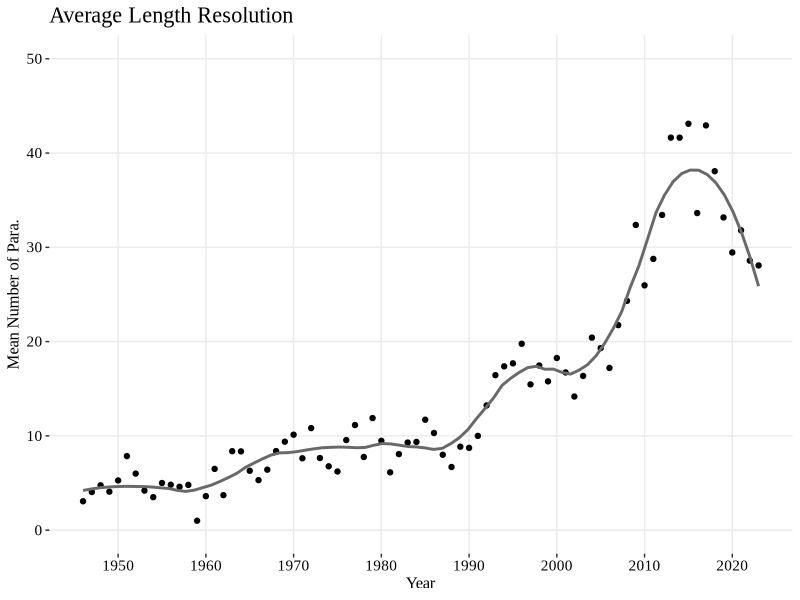

Write the R code that produced this figure.
rm(list = ls())

library(ggplot2)
library(dplyr)
library(tidyr)
library(gridExtra)
library(readr)

data <- read_csv("data_length.csv")

custom_breaks <- c(1950, 1960, 1970, 1980, 1990, 2000, 2010, 2020)

theme_bw_academic <- theme(
  plot.title = element_text(family = "Times New Roman", size= 16, colour = "black"),
  text = element_text(family = "Times New Roman", size= 12, colour = "black"),
  axis.text.x = element_text(family = "Times New Roman", size= 11, colour = "black"),
  axis.text.y = element_text(family = "Times New Roman", size= 11, colour = "black"),
  legend.text = element_text(family = "Times New Roman", size= 12, colour = "black"),
  legend.title = element_blank(),
  panel.grid.minor = element_blank(),
  panel.border = element_blank()
  )

data_summary <- data %>%
  group_by(year) %>%
  summarise(
    mean_p = mean(content_sum)
  )

p <- ggplot(data_summary, aes(x = year, y = mean_p)) +
  geom_point() +
  geom_smooth(method="loess", span=0.3, color="dimgrey", se=FALSE) +
  scale_x_continuous(breaks = custom_breaks, limits = c(1946, 2023)) +
  scale_y_continuous(limits = c(0,50)) + 
  labs(title = "Average Length Resolution", y = "Mean Number of Para.", x = "Year") +
  theme_bw() +
  theme_bw_academic

p

ggsave("fig_1_desc_length.png",p, width = 8, height = 2.5, dpi=600)
